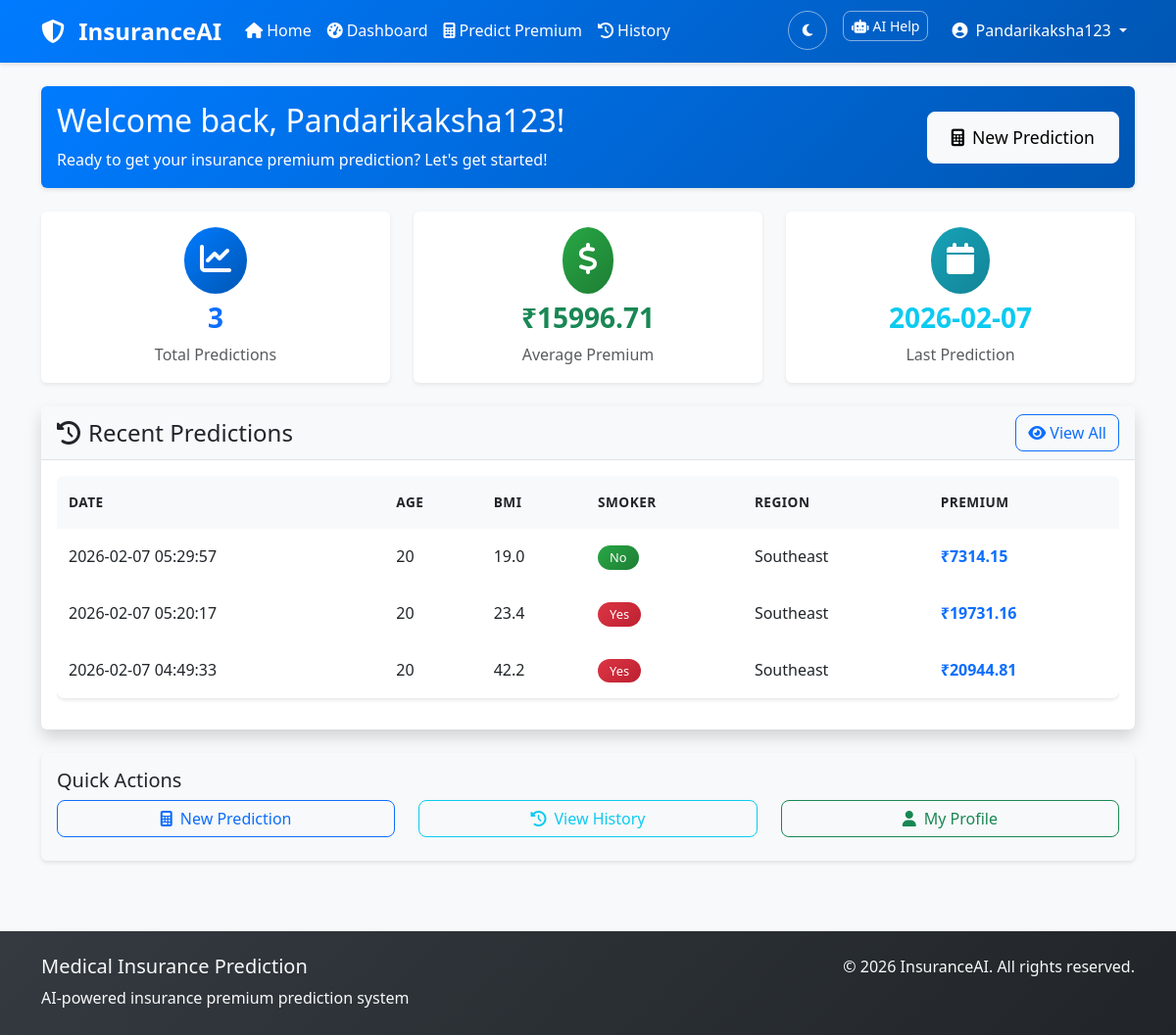
Page /user/dashboard (signed in) on the committed database.
### tables this page shows
CREATE TABLE users (
    id INTEGER PRIMARY KEY AUTOINCREMENT,
    username VARCHAR(80) UNIQUE NOT NULL,
    email VARCHAR(120) UNIQUE NOT NULL,
    password_hash VARCHAR(255) NOT NULL,
    is_admin BOOLEAN DEFAULT FALSE,
    created_at TIMESTAMP DEFAULT CURRENT_TIMESTAMP
);

CREATE TABLE predictions (
    id INTEGER PRIMARY KEY AUTOINCREMENT,
    user_id INTEGER NOT NULL,
    age INTEGER NOT NULL,
    gender VARCHAR(10) NOT NULL,
    bmi REAL NOT NULL,
    children INTEGER NOT NULL,
    smoker VARCHAR(10) NOT NULL,
    region VARCHAR(20) NOT NULL,
    predicted_premium REAL NOT NULL,
    created_at TIMESTAMP DEFAULT CURRENT_TIMESTAMP,
    FOREIGN KEY (user_id) REFERENCES users (id) ON DELETE CASCADE
);

### routes/user.py (the view)
@user_bp.route('/dashboard')
@login_required
def dashboard():
    if current_user.is_admin:
        return redirect(url_for('admin.dashboard'))
    predictions = get_user_predictions(current_user.id, limit=5)
    return render_template('dashboard.html', predictions=predictions)

### templates/dashboard.html (shortened to what this page needs)
{% extends "base.html" %}
{% block content %}
<div class="container">
    <div class="row mb-4">
        <div class="col-12">
            <div class="card bg-primary text-white">
                <div class="card-body">
                    <div class="row align-items-center">
                        <div class="col-md-8">
                            <h2 class="mb-2">Welcome back, {{ current_user.username }}!</h2>
                            <p class="mb-0">Ready to get your insurance premium prediction? Let's get started!</p>
                        </div>
                        <div class="col-md-4 text-end">
                            <a href="{{ url_for('user.predict') }}" class="btn btn-light btn-lg">
                                <i class="fas fa-calculator me-2"></i>New Prediction
                            </a>
                        </div>
                    </div>
                </div>
            </div>
        </div>
    </div>
    <div class="row mb-4">
        <div class="col-md-4">
            <div class="card border-0 shadow-sm">
                <div class="card-body text-center">
                    <div class="d-flex justify-content-center align-items-center mb-2">
                        <div class="bg-primary text-white rounded-circle p-3">
                            <i class="fas fa-chart-line fa-2x"></i>
                        </div>
                    </div>
                    <h3 class="fw-bold text-primary">{{ predictions|length }}</h3>
                    <p class="text-muted mb-0">Total Predictions</p>
                </div>
            </div>
        </div>
        <div class="col-md-4">
            <div class="card border-0 shadow-sm">
                <div class="card-body text-center">
                    <div class="d-flex justify-content-center align-items-center mb-2">
                        <div class="bg-success text-white rounded-circle p-3">
                            <i class="fas fa-dollar-sign fa-2x"></i>
                        </div>
                    </div>
                    <h3 class="fw-bold text-success">
                        {% if predictions %}
                            ₹{{ "%.2f"|format(predictions|sum(attribute='predicted_premium')/predictions|length) }}
                        {% else %}
                            ₹0.00
                        {% endif %}
                    </h3>
                    <p class="text-muted mb-0">Average Premium</p>
                </div>
            </div>
        </div>
        <div class="col-md-4">
            <div class="card border-0 shadow-sm">
                <div class="card-body text-center">
                    <div class="d-flex justify-content-center align-items-center mb-2">
                        <div class="bg-info text-white rounded-circle p-3">
                            <i class="fas fa-calendar fa-2x"></i>
                        </div>
                    </div>
                    <h3 class="fw-bold text-info">
                        {% if predictions %}
                            {{ predictions[0]['created_at'][:10] }}
                        {% else %}
                            No data
                        {% endif %}
                    </h3>
                    <p class="text-muted mb-0">Last Prediction</p>
                </div>
            </div>
        </div>
    </div>
    <div class="row">
        <div class="col-12">
            <div class="card shadow">
                <div class="card-header d-flex justify-content-between align-items-center">
                    <h4 class="mb-0">
                        <i class="fas fa-history me-2"></i>Recent Predictions
                    </h4>
                    <a href="{{ url_for('user.history') }}" class="btn btn-outline-primary">
                        <i class="fas fa-eye me-1"></i>View All
                    </a>
                </div>
                <div class="card-body">
                    {% if predictions %}
                        <div class="table-responsive">
                            <table class="table table-hover">
                                <thead class="table-primary">
                                    <tr>
                                        <th>Date</th>
                                        <th>Age</th>
                                        <th>BMI</th>
                                        <th>Smoker</th>
                                        <th>Region</th>
                                        <th>Premium</th>
                                    </tr>
                                </thead>
                                <tbody>
                                    {% for prediction in predictions %}
                                    <tr>
                                        <td>{{ prediction['created_at'][:19] }}</td>
                                        <td>{{ prediction['age'] }}</td>
                                        <td>{{ "%.1f"|format(prediction['bmi']) }}</td>
                                        <td>
                                            {% if prediction['smoker'] == 'yes' %}
                                                <span class="badge bg-danger">Yes</span>
                                            {% else %}
                                                <span class="badge bg-success">No</span>
                                            {% endif %}
                                        </td>
                                        <td>{{ prediction['region'].title() }}</td>
                                        <td class="fw-bold text-primary">
                                            ₹{{ "%.2f"|format(prediction['predicted_premium']) }}
                                        </td>
                                    </tr>
                                    {% endfor %}
                                </tbody>
                            </table>
                        </div>
                    {% endif %}
                </div>
            </div>
        </div>
    </div>
    <div class="row mt-4">
        <div class="col-12">
            <div class="card border-0 bg-light">
                <div class="card-body">
                    <h5 class="card-title">Quick Actions</h5>
                    <div class="row">
                        <div class="col-md-4 mb-2">
                            <a href="{{ url_for('user.predict') }}" class="btn btn-outline-primary w-100">
                                <i class="fas fa-calculator me-2"></i>New Prediction
                            </a>
                        </div>
                        <div class="col-md-4 mb-2">
                            <a href="{{ url_for('user.history') }}" class="btn btn-outline-info w-100">
                                <i class="fas fa-history me-2"></i>View History
                            </a>
                        </div>
                        <div class="col-md-4 mb-2">
                            <a href="{{ url_for('user.profile') }}" class="btn btn-outline-success w-100">
                                <i class="fas fa-user me-2"></i>My Profile
                            </a>
                        </div>
                    </div>
                </div>
            </div>
        </div>
    </div>
</div>
{% endblock %}

### templates/base.html (shortened to what this page needs)
<!DOCTYPE html>
<html lang="en">
<head>
    <link href="https://cdnjs.cloudflare.com/ajax/libs/bootstrap/5.3.0/css/bootstrap.min.css" rel="stylesheet">
    <link href="https://cdnjs.cloudflare.com/ajax/libs/font-awesome/6.4.0/css/all.min.css" rel="stylesheet">
    <link href="{{ url_for('static', filename='css/style.css') }}" rel="stylesheet">
</head>
<body>
    <nav class="navbar navbar-expand-lg navbar-dark bg-primary">
        <div class="container">
            <a class="navbar-brand" href="{{ url_for('index') }}">
                <i class="fas fa-shield-alt me-2"></i>
                InsuranceAI
            </a>
            <div class="collapse navbar-collapse" id="navbarNav">
                <ul class="navbar-nav me-auto">
                    <li class="nav-item">
                        <a class="nav-link" href="{{ url_for('index') }}">
                            <i class="fas fa-home me-1"></i>Home
                        </a>
                    </li>
                    {% if current_user.is_authenticated %}
                        {% if current_user.is_admin %}
                            <li class="nav-item">
                                <a class="nav-link" href="{{ url_for('admin.dashboard') }}">
                                    <i class="fas fa-tachometer-alt me-1"></i>Admin Dashboard
                                </a>
                            </li>
                            <li class="nav-item">
                                <a class="nav-link" href="{{ url_for('admin.manage_users') }}">
                                    <i class="fas fa-users me-1"></i>Manage Users
                                </a>
                            </li>
                            <li class="nav-item">
                                <a class="nav-link" href="{{ url_for('admin.analytics') }}">
                                    <i class="fas fa-chart-bar me-1"></i>Analytics
                                </a>
                            </li>
                        {% else %}
                            <li class="nav-item">
                                <a class="nav-link" href="{{ url_for('user.dashboard') }}">
                                    <i class="fas fa-tachometer-alt me-1"></i>Dashboard
                                </a>
                            </li>
                            <li class="nav-item">
                                <a class="nav-link" href="{{ url_for('user.predict') }}">
                                    <i class="fas fa-calculator me-1"></i>Predict Premium
                                </a>
                            </li>
                            <li class="nav-item">
                                <a class="nav-link" href="{{ url_for('user.history') }}">
                                    <i class="fas fa-history me-1"></i>History
                                </a>
                            </li>
                        {% endif %}
                    {% endif %}
                </ul>
                <ul class="navbar-nav">
                    <li class="nav-item me-3">
                        <button class="btn btn-outline-light btn-sm" id="themeToggle" onclick="toggleTheme()">
                            <i class="fas fa-moon" id="themeIcon"></i>
                        </button>
                    </li>
                    {% if current_user.is_authenticated %}
                        <li class="nav-item me-3">
                            <button class="btn btn-outline-light btn-sm" onclick="toggleChatbot()">
                                <i class="fas fa-robot me-1"></i>AI Help
                            </button>
                        </li>
                        <li class="nav-item dropdown">
                            <a class="nav-link dropdown-toggle" href="#" id="userDropdown" role="button" data-bs-toggle="dropdown">
                                <i class="fas fa-user-circle me-1"></i>
                                {{ current_user.username }}
                            </a>
                        </li>
                    {% endif %}
                </ul>
            </div>
        </div>
    </nav>
    <main class="py-4">
        {% block content %}{% endblock %}
    </main>
    <footer class="bg-dark text-light py-4 mt-5">
        <div class="container">
            <div class="row">
                <div class="col-md-6">
                    <h5>Medical Insurance Prediction</h5>
                    <p class="mb-0">AI-powered insurance premium prediction system</p>
                </div>
                <div class="col-md-6 text-end">
                    <p class="mb-0">&copy; 2026 InsuranceAI. All rights reserved.</p>
                </div>
            </div>
        </div>
    </footer>
</body>
</html>

### rows in the picture
users: username "Pandarikaksha123"
predictions: created_at "2026-02-07", created_at "2026-02-07 05:29:57", age "20", bmi "19.0", smoker "No", region "Southeast", predicted_premium "7314.15"
predictions: created_at "2026-02-07 05:20:17", age "20", bmi "23.4", smoker "Yes", region "Southeast", predicted_premium "19731.16"
predictions: created_at "2026-02-07 04:49:33", age "20", bmi "42.2", smoker "Yes", region "Southeast", predicted_premium "20944.81"

### other values in the picture
{{ predictions|length }} "3"
